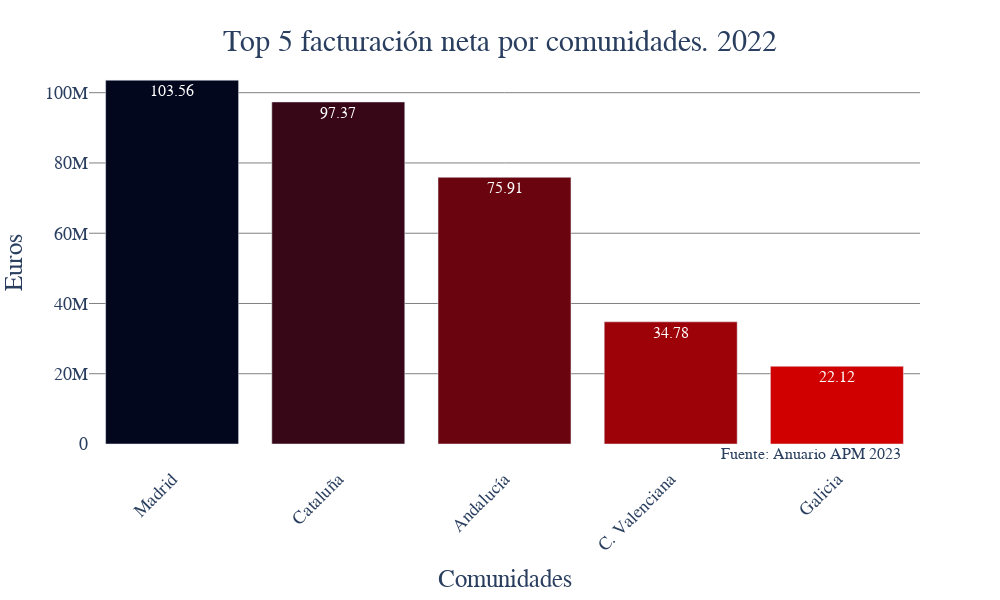

The cell this chart's notebook holds for it:
### Markdown cell above
Grafico la comunidades que mas facturan en 2022

### Code cell
import plotly.express as px

palette = ["#660000","#990033","#5F021F","#8C001A","#FF9000"]
palette_11 = ["#03071e","#370617","#6a040f","#9d0208","#d00000","#dc2f02","#e85d04","#f48c06","#faa307","#ffba08", "#FFC42D"]
values_com = df_facturacion_comunidades_2022["Ventas"].apply(lambda x: round((x/1000000),2))

fig = px.bar(df_facturacion_comunidades_2022.head(5),
            x='comunidad',
            y='Ventas')

fig.update_traces(
                marker_color=np.tile(palette_11, len(df_facturacion_comunidades_2022["comunidad"])),
                text=values_com,
                textposition='auto',
                textfont=dict(size=16))

fig.update_xaxes(
                tickangle=-45,
                tickfont=dict(size=18))

fig.update_yaxes(
                tickfont=dict(size=18),
                gridcolor='gray')


fig.update_layout(
                    width=1000,
                    height=600,
                    title_text="Top 5 facturación neta por comunidades. 2022",
                    title_font=dict(size=30),
                    title_x=0.5, title_y=0.95,
                    plot_bgcolor='rgba(0,0,0,0)',
                    paper_bgcolor='rgba(0,0,0,0)',
                    yaxis_title='Euros',
                    xaxis_title='Comunidades',
                    yaxis_title_font=dict(size=25),
                    xaxis_title_font=dict(size=25),
                    font=dict(family='Century Gothic'),                           
                    showlegend=False)

fig.add_annotation(x=4.4, y=5, xanchor='right', yanchor='top',
                    text='Fuente: Anuario APM 2023',
                    font=dict(family='Century Gothic', size=16),
                    showarrow=False)                    

fig.write_image(r'graficos\grafico_barras_facturacion_comunidades_2022.png')
fig.show()

### Figure 1 — Plotly figure (JSON) as saved in the notebook; plotly's stock layout.template omitted (floating-point values rounded to 4 significant figures; data arrays with more than 128 entries replaced by an {"elided": "..."} marker saying what was removed)
{"data": [{"alignmentgroup": "True", "hovertemplate": "comunidad=%{x}<br>Ventas=%{y}<extra></extra>", "legendgroup": "", "marker": {"color": {"elided": "198 str values"}, "pattern": {"shape": ""}}, "name": "", "offsetgroup": "", "orientation": "v", "showlegend": false, "text": [103.6, 97.37, 75.91, 34.78, 22.12, 21.48, 17.21, 14.81, 14.64, 13.4, 7.61, 6.96, 6.18, 5.62, 4.18, 1.62, 1.09, 0.73], "textfont": {"size": 16}, "textposition": "auto", "type": "bar", "x": ["Madrid", "Cataluña", "Andalucía", "C. Valenciana", "Galicia"], "xaxis": "x", "y": [103557152, 97368239, 75907173, 34779631, 22120923], "yaxis": "y"}], "layout": {"annotations": [{"font": {"family": "Century Gothic", "size": 16}, "showarrow": false, "text": "Fuente: Anuario APM 2023", "x": 4.4, "xanchor": "right", "y": 5, "yanchor": "top"}], "barmode": "relative", "font": {"family": "Century Gothic"}, "height": 600, "legend": {"tracegroupgap": 0}, "margin": {"t": 60}, "paper_bgcolor": "rgba(0,0,0,0)", "plot_bgcolor": "rgba(0,0,0,0)", "showlegend": false, "title": {"font": {"size": 30}, "text": "Top 5 facturación neta por comunidades. 2022", "x": 0.5, "y": 0.95}, "width": 1000, "xaxis": {"anchor": "y", "domain": [0, 1], "tickangle": -45, "tickfont": {"size": 18}, "title": {"font": {"size": 25}, "text": "Comunidades"}}, "yaxis": {"anchor": "x", "domain": [0, 1], "gridcolor": "gray", "tickfont": {"size": 18}, "title": {"font": {"size": 25}, "text": "Euros"}}}}
